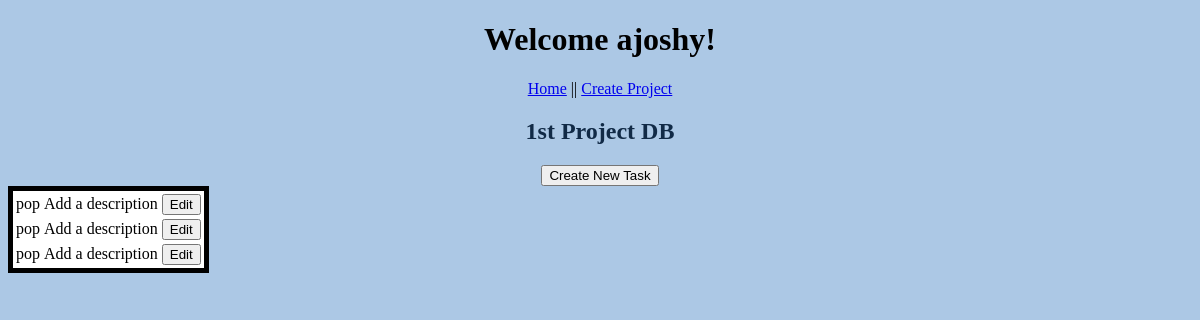
The page /view_project/1 on the database as committed earlier.
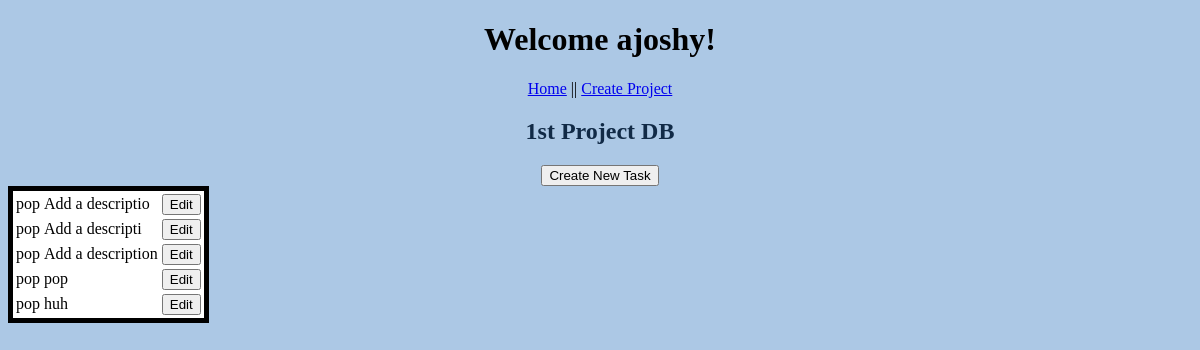
The same page on the database as committed later.
### models.py (models this page shows, shortened)
class User(db.Model):
    id = db.Column('id', db.Integer, primary_key = True)
    username = db.Column('username', db.String(20))
    email = db.Column('email', db.String(50))
    password = db.Column('password', db.String(30))

class Project(db.Model):
    id = db.Column('id', db.Integer, primary_key = True)
    title = db.Column('title', db.String(200))
    detail = db.Column('detail', db.String(1000))
    company_name = db.Column('company_name', db.String(100))

class Task(db.Model):
    id = db.Column('id', db.Integer, primary_key = True)
    project_id = db.Column('project_id', db.Integer)
    title = db.Column('title', db.String(200))
    description = db.Column('description', db.String(1000))

### app.py (the view)
@app.route('/view_project/<project_id>')
def get_project(project_id):
    a_user = db.session.query(User).filter_by(email='ajoshy@uncc.edu').one()
    my_project = find_project_by_id(project_id)
    tasks = find_tasks_by_project(project_id)
    return render_template('view_project.html', project=my_project, user=a_user, proj_tasks=tasks)

### models.py (called while the page is built)
def find_project_by_id(p_id):
    return db.session.query(Project).filter_by(id = p_id).one()

def find_tasks_by_project(p_id):
    return db.session.query(Task).filter_by(project_id = p_id).all()

### templates/view_project.html (shortened to what this page needs)
<!DOCTYPE html>
<html lang="en">
    <head>
        <link rel="stylesheet" href="{{ url_for('static', filename='main.css')}}">
    </head>
    <body>
        <h1>Welcome {{user.username}}!</h1>
        <nav>
            <a href="{{ url_for('index') }}">Home</a> ||
            <a href="{{ url_for('new_project') }}">Create Project</a>
        </nav>
        <div class="projectView">
            <h2>{{project.title}}</h2>
            <form action="{{ url_for('new_task', project_id=project.id)}}">
                <input type="submit" value="Create New Task">
            </form>
        </div>
        <div class="box">
            <table class="insideBox">
                {% for task in proj_tasks%}
                <tr>
                    <td>{{task.title}}</td>
                    <td>{{task.description}}</td>
                    <td>
                        <form action="{{url_for('edit_task',project_id=project.id,t_id=task.id)}}" method = "get">
                            <input type="submit" value="Edit">
                        </form>
                    </td>
                </tr>
                {% endfor %}
            </table>
        </div>
    </body>
</html>

### static/main.css (style rules this page uses)
h1 { color:black; text-align: center; }
h2 { color: #112A46; }
body { background:#ACC8E5; }
nav { text-align: center; }
.box { width: 100%; height: 500px; width: 25em; text-align: center; }
.insideBox { background-color: white; text-align: left; border: 5px solid; margin-bottom: 20px; }
.projectView { text-align: center; }

Rows that differ between the two databases and show on the page:
changed Task: description "Add a description" → "Add a descriptio"
changed Task: description "Add a description" → "Add a descripti"
added Task: title "pop", description "pop"
added Task: title "pop", description "huh"
